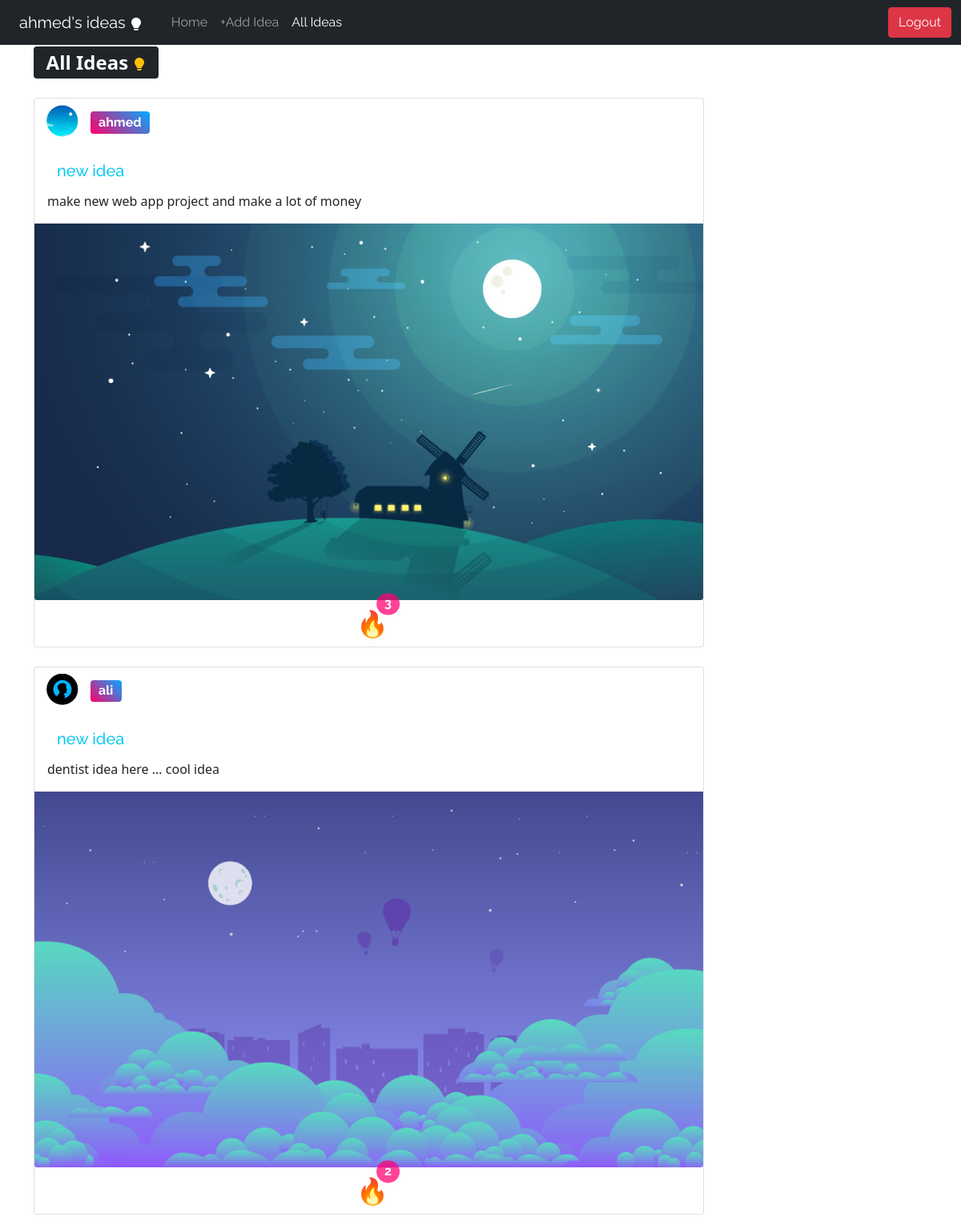
The app's page /all_ideas (signed in), older data.
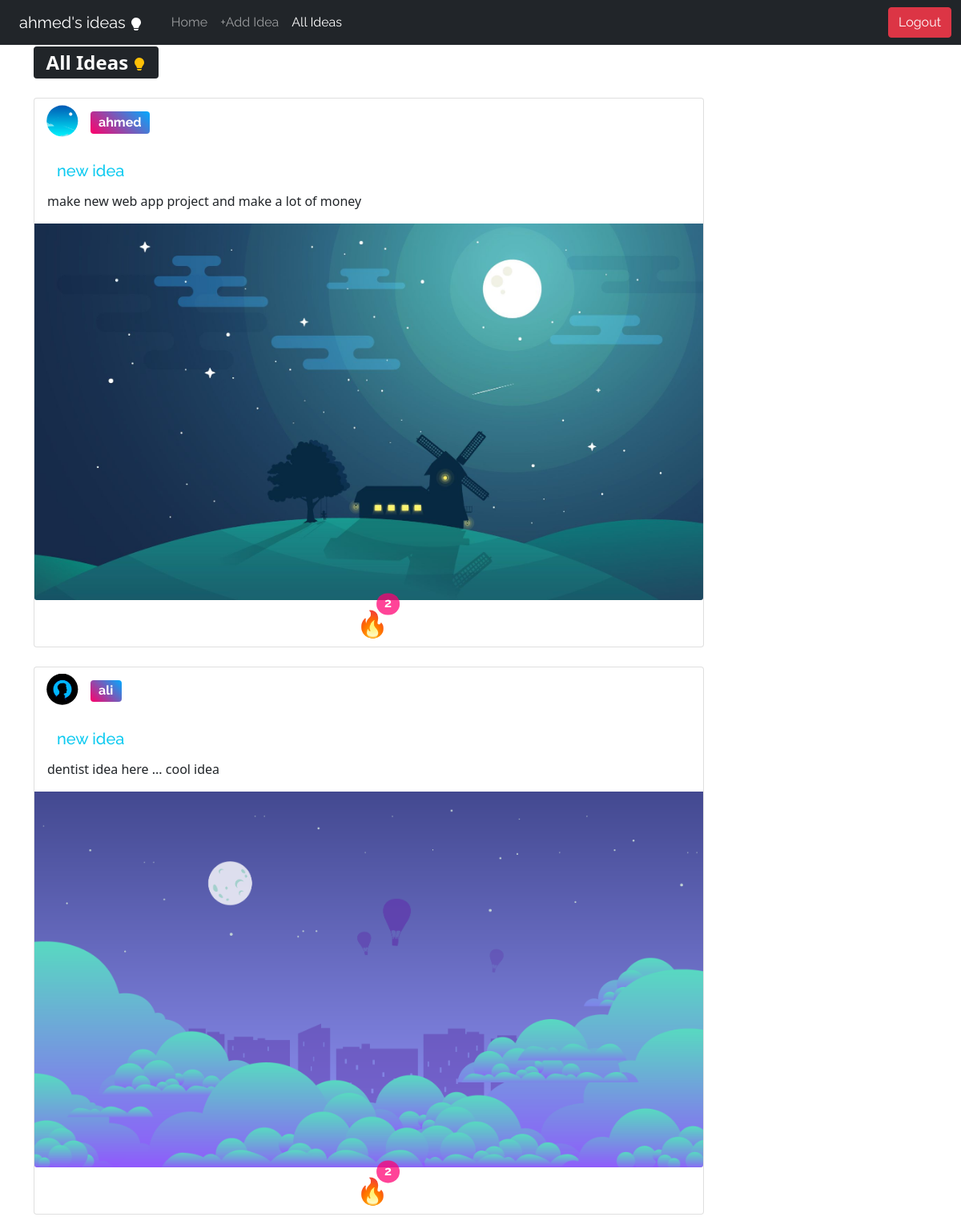
The same page, newer data.
### tables this page shows
CREATE TABLE users(
        username varchar(30) not null,
        email varchar(30) not null,
        pwd varchar(60) not null,
        title varchar(30) not null,
        bio text not null,
        img varchar(60)
    );

CREATE TABLE posts(
        user_id integer not null,
        title varchar(30) not null,
        content text not null,
        image varchar(60) not null
    , likes_number INT NOT NULL DEFAULT 0);

### run.py (the view)
@app.route("/all_ideas")
def all_ideas():
    if session.get("user"):
        id_ = session.get("user")[0]
        posts =posts_db.get_all()
        return render_template("all_ideas.html", username=session.get("user")[1].capitalize(), posts=posts, title=session.get("user")[2].capitalize(), bio=session.get("user")[3], img=session.get("user")[4])
    return render_template("login.html")

### posts_db.py (called while the page is built)
def get_all():
    conn = sqlite3.connect("data.db")
    cur = conn.cursor()
    cur.execute("select users.rowid,users.username,users.img,posts.rowid,posts.title,posts.content,posts.image,posts.likes_number,posts.user_id from users join posts on users.rowid = posts.user_id order by likes_number desc")
    conn.commit()
    data = cur.fetchall()
    conn.close()
    return data

### templates/all_ideas.html (shortened to what this page needs)
{%extends 'base.html'%}
{%block content%}
<div class="container">
    {%if posts%}
    <h2><span class="badge bg-dark">All Ideas
        </span></h2>
    <div class="my-2 ">
        {%for post in posts%}
        <div class="card  w-75 mt-4">
            <a href="" >
            <div class="container-fluid ">
                <div class="row pb-1">
                    <div class="col-1 m-0 p-0 ">
                        <img style="clip-path: circle();" src="{{url_for('static',filename=post[2])}}"
                            class="img-fluid rounded-start mt-2" alt="...">
                    </div>
                    <div class="col m-0 p-0 ">
                        <h5
                         style="background: linear-gradient(45deg, rgb(255, 0, 106), rgb(0, 170, 255));"
                          class="font-1 fs-6 card-title badge mt-3 ">{{post[1]}}</h5>
                    </div>
                </div>
            </div>
            </a>
            <div class="card-body">
                <a class="btn btn-outline-info border-0" href="{{url_for('idea',post_id=post[3])}}">
                    <h5 class="card-title font-1">{{post[4]}}</h5>
                </a>
                <p class="card-text">{{post[5]}}</p>
            </div>
            <img src="{{url_for('static',filename=post[6])}}" class="card-img-bottom" alt="...">
            <div class="container text-center m-1">
                    <button  id="{{post[3]}}"  class="btn p-0 fs-2 position-relative like-btn">
                        🔥
                        <span id="likes-number-{{post[3]}}" style="background-color: rgba(255, 0, 115, 0.734);"
                            class="position-absolute font-1 top-0 start-75 translate-middle badge rounded-pill fs-6">
                            {{post[7]}}
                        </span>
                    </button>
            </div>
        </div>
        {%endfor%}
    </div>
    {%else%}
    <h2 class="font-1">there is no Ideas yet!</h2>
    {%endif%}
</div>
{%endblock%}

### templates/base.html (shortened to what this page needs)
<!DOCTYPE html>
<html lang="en">
<head>
    <link href="https://cdn.jsdelivr.net/npm/bootstrap@5.1.1/dist/css/bootstrap.min.css" rel="stylesheet"
>
    <link rel="stylesheet" href="{{url_for('static',filename='css/style.css')}}">
</head>
<body>
<nav class="navbar navbar-expand-lg navbar-dark bg-dark">
    <div class="container-fluid">
        {%if session['user']%}
        <a id="the_brand" class="font-1 navbar-brand btn btn-outline-warning border-0" href="{{url_for('ideas')}}">{{session['user'][1]}}'s ideas
        </a>
        {%endif%}
        <div class="collapse navbar-collapse" id="navbarSupportedContent">
            <ul class="navbar-nav me-auto mb-2 mb-lg-0">
                <li class="nav-item">
                    {%if session['user']%}
                    <li class="nav-item">
                    <a class="nav-link  font-1" aria-current="page"  href="{{url_for('profile')}}" id="home2">Home</a>
                    </li>
                    <li class="nav-item">
                    <a class="nav-link  font-1" id="add_idea" aria-current="page" href="{{url_for('post')}}">+Add Idea</a>
                    </li>
                    <li class="nav-item">
                        <a class="nav-link  font-1" id="all_ideas" aria-current="page" href="{{url_for('all_ideas')}}">All Ideas</a>
                    </li>
                    {%else%}
                    <li class="nav-item">
                        <a class="nav-link  font-1" aria-current="page" href="{{url_for('home')}}">
                        Home
                    </a>
                    </li>
                    {%endif%}
                </li>
            </ul>
            <form class="d-flex">
                {%if session['user']%}
                <a class="btn btn-danger font-1" aria-current="page" href="{{url_for('logout')}}">Logout</a>
                {%else%}
                <a class="btn btn-info mx-2 font-1" aria-current="page" href="{{url_for('login')}}">Login</a>
                <a class="btn btn-outline-info mx-2 font-1" aria-current="page" href="{{url_for('signup')}}">Sign up</a>
                {%endif%}
            </form>
        </div>
    </div>
</nav>
    {%block content%}{%endblock%}
</body>
</html>

### static/css/style.css (style rules this page uses)
.font-1 { font-family: 'Raleway', sans-serif; }

Row changes from the older to the newer data that the page shows:
changed posts "make new web app project and make a lot of money": likes_number "3" → "2"
